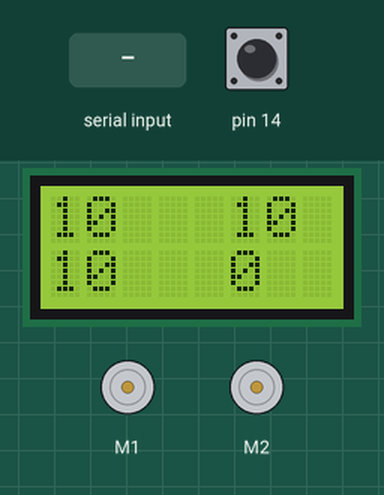
The sketch below on a simulated Arduino Leonardo, built with avr-gcc and run on an emulated ATmega32U4. Parts: 2 × DC motor (green arrow = forward, orange = backward, longer = faster), 8×2 character LCD. The test bench sets the inputs (shaded band); at power-on: pin 14 HIGH.

Above: at 1.2 s.
1.3 s: "E" received over Serial
At 3.4 s:
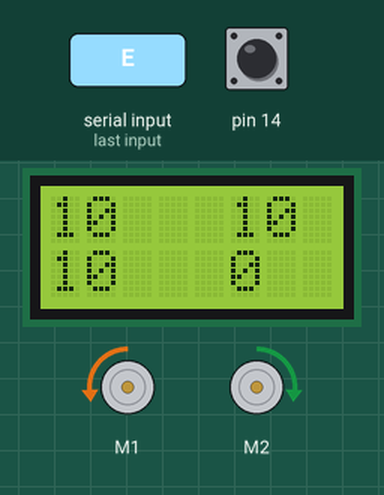
4.3 s: pin 14 pulled LOW for 3.2 s
At 6.5 s:
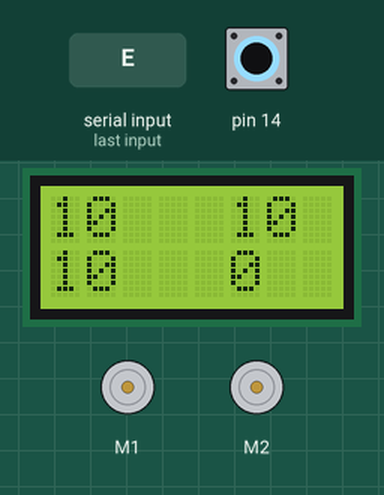
9.0 s: pin 14 pulled LOW for 0.15 s
At 9.6 s:
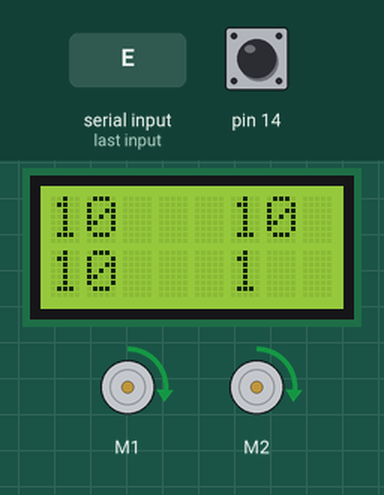
10.6 s: pin 14 pulled LOW for 1 s
At 10.9 s:
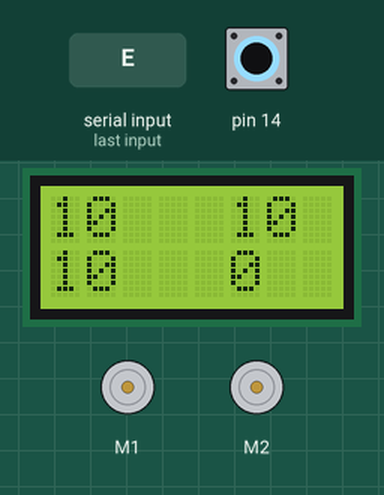
13.1 s: "Q" received over Serial
At 14.7 s:
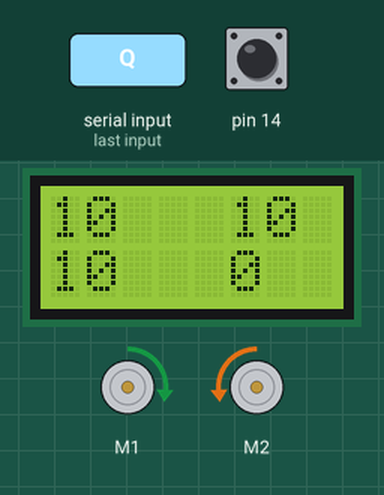
Timing chart, 0 to 17.1 s (numbered marks = the images above; inputs shaded):
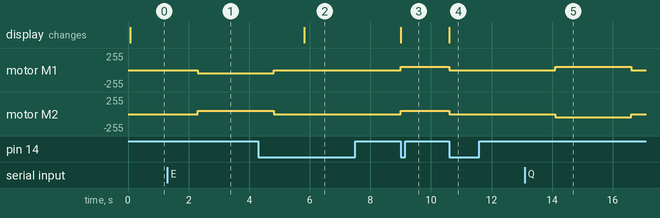

The sketch:

SemiAuto3.ino
```cpp
String data;
char dl;
#include <Zumo32U4.h>

enum State {
  pause_state,
  run_state
};


const int motorSpeed = 150;
const int motorSpeeds = 75;
const int pin = 200;
unsigned long previousMillis = 0;
const long period = 6000;
const char fugue[] PROGMEM =
  "! O5 L16 agafaea dac+adaea fa<aa<bac#a dac#adaea f"
  "O6 dcd<b-d<ad<g d<f+d<gd<ad<b- d<dd<ed<f+d<g d<f+d<gd<ad"
  "L8 MS <b-d<b-d MLe-<ge-<g MSc<ac<a ML d<fd<f O5 MS b-gb-g"
  "ML >c#e>c#e MS afaf ML gc#gc# MS fdfd ML e<b-e<b-"
  "O6 L16ragafaea dac#adaea fa<aa<bac#a dac#adaea faeadaca"
  "<b-acadg<b-g egdgcg<b-g <ag<b-gcf<af dfcf<b-f<af"
  "<gf<af<b-e<ge c#e<b-e<ae<ge <fe<ge<ad<fd"
  "O5 e>ee>ef>df>d b->c#b->c#a>df>d e>ee>ef>df>d"
  "e>d>c#>db>d>c#b >c#agaegfe f O6 dc#dfdc#<b c#4";
const int blackColor = 600;

Zumo32U4LCD lcd;
Zumo32U4LineSensors lineSensors;
unsigned int lineSensorValues[3];
Zumo32U4Motors motors;
Zumo32U4ButtonA buttonA;
Zumo32U4ProximitySensors proxSensors;
State state = pause_state;
Zumo32U4Buzzer buzzer;

void setup() {

  lineSensors.initThreeSensors();
  lineSensors.emittersOn();
  proxSensors.initThreeSensors();
  Serial.begin(9600);
}


void loop() {

  lineSensors.read(lineSensorValues);


  bool buttonPress = buttonA.getSingleDebouncedPress();


  if(buttonPress && state == pause_state) {
    state = run_state;
  }

  else if(buttonPress && state == run_state) {
    state = pause_state;
  }


  if(state == run_state) {
    unsigned long currentMillis = millis();


    if(lineSensorValues[0] > blackColor && lineSensorValues[2] > blackColor) {
            state = pause_state;

    }
    else if(lineSensorValues[0] > blackColor && lineSensorValues[2] < blackColor) {

      motors.setSpeeds(motorSpeed, -motorSpeed);
    }
    else if(lineSensorValues[0] < blackColor && lineSensorValues[2] > blackColor) {

      motors.setSpeeds(-motorSpeed, motorSpeed);
    } else if(lineSensorValues[0] > blackColor && lineSensorValues[2] > blackColor) {
      state = pause_state;
          } else {

      motors.setSpeeds(motorSpeeds, motorSpeeds);
    }
  }
  else if(state == pause_state) {
    motors.setSpeeds(0, 0);
    if(Serial.available()){
data = Serial.readString();
dl = data.charAt(0);
if(dl == 'Q'){
    motors.setSpeeds(motorSpeeds, -motorSpeeds);
    delay(2500);

}
else if(dl == 'E'){
    motors.setSpeeds(-motorSpeeds, motorSpeeds);
    delay(2500);
    motors.setSpeeds(0, 0);
    delay(1000);
    state = run_state;
}
}

  }

  lcd.gotoXY(0, 0);
  lcd.print(lineSensorValues[0] / 10);
  lcd.print("  ");


  lcd.gotoXY(5, 0);
  lcd.print(lineSensorValues[1] / 10);
  lcd.print("  ");


  lcd.gotoXY(0, 1);
  lcd.print(lineSensorValues[2] / 10);
  lcd.print("  ");


  lcd.gotoXY(5, 1);
  lcd.print(state);
  lcd.print("  ");
  delay(2);
}
```

Measured:
- after the input at 1.3 s, motor M1: stopped → backward 47/255 after 1.0 s; motor M2: stopped → forward 47/255 after 1.0 s
- after the input at 4.3 s, motor M1, motor M2: goes on until 4.8 s, then stays stopped
- after the input at 9.0 s, motor M1, motor M2: stopped → forward 47/255 at once; the display: changes at once (image 3)
- after the input at 10.6 s, motor M1, motor M2: forward 47/255 → stopped at once; the display: changes at once (image 4)
- after the input at 13.1 s, motor M1: stopped → forward 47/255 after 1.0 s, → stopped 2.5 s later; motor M2: stopped → backward 47/255 after 1.0 s, → stopped 2.5 s later
